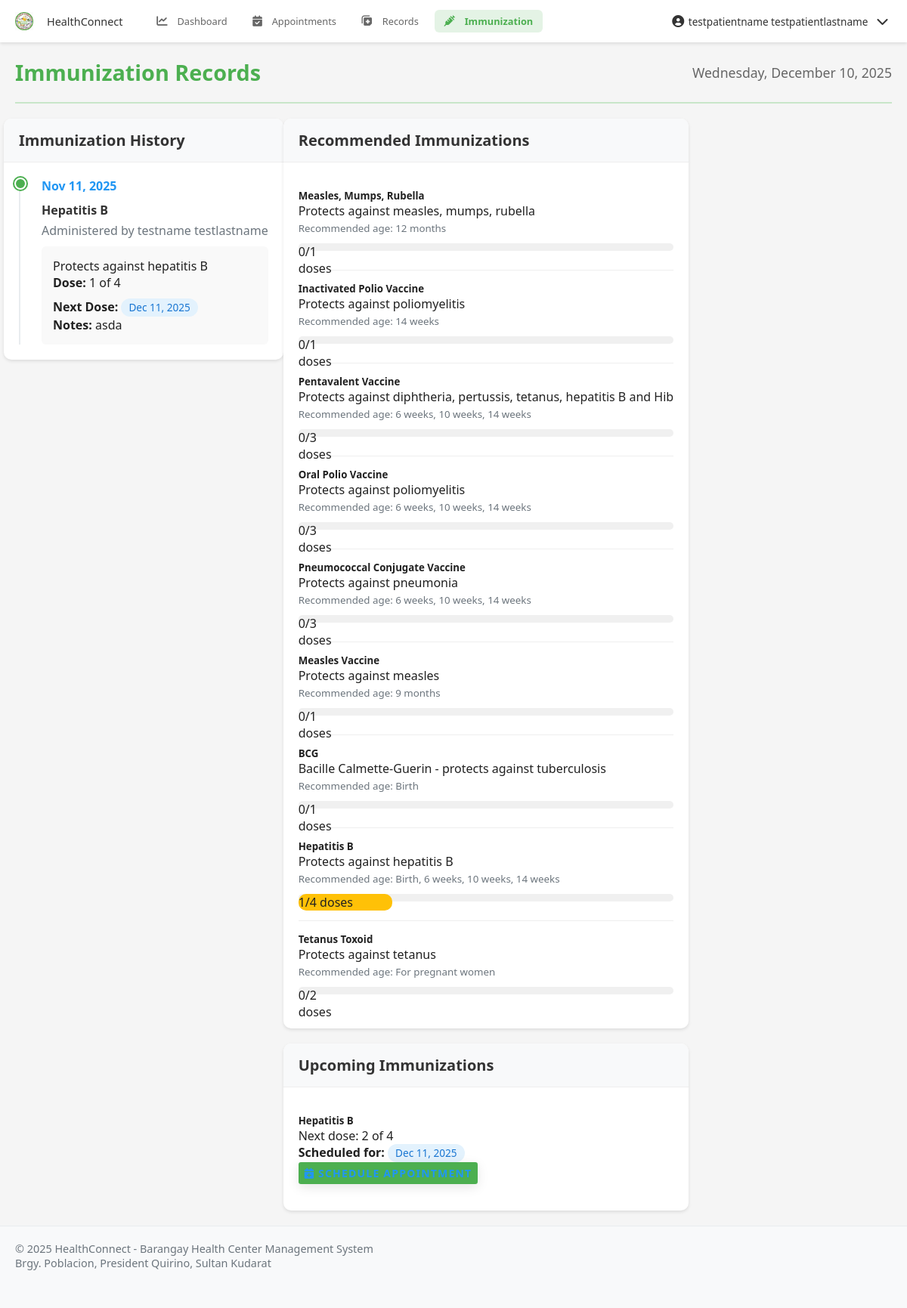
Screenshot of /pages/patient/immunization.php (signed in) with the database file from the repository.
### tables this page shows
CREATE TABLE `immunization_records` (
  `immunization_record_id` int(11) NOT NULL,
  `patient_id` int(11) DEFAULT NULL,
  `immunization_type_id` int(11) DEFAULT NULL,
  `health_worker_id` int(11) DEFAULT NULL,
  `dose_number` int(11) DEFAULT NULL,
  `date_administered` date DEFAULT NULL,
  `next_schedule_date` date DEFAULT NULL,
  `notes` text DEFAULT NULL,
  `created_at` timestamp NOT NULL DEFAULT current_timestamp(),
  `updated_at` timestamp NOT NULL DEFAULT current_timestamp() ON UPDATE current_timestamp()
);

CREATE TABLE `immunization_types` (
  `immunization_type_id` int(11) NOT NULL,
  `name` varchar(100) NOT NULL,
  `description` text DEFAULT NULL,
  `recommended_age` varchar(100) DEFAULT NULL,
  `dose_count` int(11) DEFAULT 1,
  `created_at` timestamp NOT NULL DEFAULT current_timestamp()
);

### pages/patient/immunization.php (the view, shortened to what this page needs)
<?php
try {
    $database = new Database();
    $conn = $database->getConnection();
    $query = "SELECT patient_id FROM patients WHERE user_id = :user_id";
    $stmt = $conn->prepare($query);
    $stmt->execute([':user_id' => $_SESSION['user_id']]);
    $patient = $stmt->fetch(PDO::FETCH_ASSOC);
    $patient_id = $patient['patient_id'];
    $query = "SELECT ir.*,
              it.name as immunization_name,
              it.description as immunization_description,
              it.recommended_age,
              it.dose_count,
              CONCAT(hw_u.first_name, ' ', hw_u.last_name) as health_worker_name
              FROM immunization_records ir
              JOIN immunization_types it ON ir.immunization_type_id = it.immunization_type_id
              JOIN health_workers hw ON ir.health_worker_id = hw.health_worker_id
              JOIN users hw_u ON hw.user_id = hw_u.user_id
              WHERE ir.patient_id = :patient_id
              ORDER BY ir.date_administered DESC";
    $stmt = $conn->prepare($query);
    $stmt->execute([':patient_id' => $patient_id]);
    $immunization_records = $stmt->fetchAll(PDO::FETCH_ASSOC);
    $query = "SELECT it.*,
              (SELECT COUNT(*) FROM immunization_records ir
               WHERE ir.immunization_type_id = it.immunization_type_id
               AND ir.patient_id = :patient_id) as doses_received,
              (SELECT MAX(next_schedule_date) FROM immunization_records ir
               WHERE ir.immunization_type_id = it.immunization_type_id
               AND ir.patient_id = :patient_id) as next_schedule_date
              FROM immunization_types it
              WHERE 1=1
              ORDER BY it.recommended_age ASC";
    $stmt = $conn->prepare($query);
    $stmt->execute([':patient_id' => $patient_id]);
    $recommended_immunizations = $stmt->fetchAll(PDO::FETCH_ASSOC);
} catch (PDOException $e) {
    error_log("Error fetching immunization data: " . $e->getMessage());
    $immunization_records = [];
    $recommended_immunizations = [];
} catch (Exception $e) {
    error_log("Error: " . $e->getMessage());
    header('Location: /connect/pages/login.php');
    exit();
}
?>
<!DOCTYPE html>
<html lang="en">
<head>
    <?php include __DIR__ . '/../../includes/header_links.php'; ?>
</head>
<body>
    <?php include __DIR__ . '/../../includes/navbar.php'; ?>
    <div class="container">
        <div class="page-header">
            <h1>Immunization Records</h1>
            <div class="date-display">
                <?php echo date('l, F j, Y'); ?>
            </div>
        </div>
        <div class="row">
            <div class="col-md-8">
                <div class="card">
                    <div class="card-header">
                        <h3>Immunization History</h3>
                    </div>
                    <div class="card-body">
                        <?php if (empty($immunization_records)): ?>
                        <div class="text-center py-4">
                            <i class="fas fa-syringe fa-3x text-muted mb-3"></i>
                            <p class="text-muted">No immunization records found.</p>
                        </div>
                        <?php else: ?>
                        <div class="timeline">
                            <?php foreach ($immunization_records as $record): ?>
                            <div class="timeline-item">
                                <div class="timeline-date">
                                    <?php echo date('M d, Y', strtotime($record['date_administered'])); ?>
                                </div>
                                <div class="timeline-content">
                                    <h4><?php echo htmlspecialchars($record['immunization_name']); ?></h4>
                                    <p class="text-muted">
                                        Administered by <?php echo htmlspecialchars($record['health_worker_name']); ?>
                                    </p>
                                    <div class="vaccine-details">
                                        <p class="description">
                                            <?php echo htmlspecialchars($record['immunization_description']); ?>
                                        </p>
                                        <p>
                                            <strong>Dose:</strong> <?php echo $record['dose_number']; ?> of <?php echo $record['dose_count']; ?>
                                        </p>
                                        <?php if (!empty($record['next_schedule_date'])): ?>
                                        <p class="next-schedule">
                                            <strong>Next Dose:</strong>
                                            <span class="badge <?php echo strtotime($record['next_schedule_date']) < time() ? 'badge-danger' : 'badge-info'; ?>">
                                                <?php echo date('M d, Y', strtotime($record['next_schedule_date'])); ?>
                                            </span>
                                        </p>
                                        <?php endif; ?>
                                        <?php if (!empty($record['notes'])): ?>
                                        <p class="notes">
                                            <strong>Notes:</strong> <?php echo htmlspecialchars($record['notes']); ?>
                                        </p>
                                        <?php endif; ?>
                                    </div>
                                </div>
                            </div>
                            <?php endforeach; ?>
                        </div>
                        <?php endif; ?>
                    </div>
                </div>
            </div>
            <div class="col-md-4">
                <div class="card">
                    <div class="card-header">
                        <h3>Recommended Immunizations</h3>
                    </div>
                    <div class="card-body">
                        <?php if (empty($recommended_immunizations)): ?>
                        <div class="text-center py-4">
                            <i class="fas fa-check-circle fa-3x text-success mb-3"></i>
                            <p class="text-muted">No recommended immunizations found.</p>
                        </div>
                        <?php else: ?>
                        <div class="list-group">
                            <?php foreach ($recommended_immunizations as $immunization): ?>
                            <div class="list-group-item">
                                <h5 class="mb-1"><?php echo htmlspecialchars($immunization['name']); ?></h5>
                                <p class="mb-1"><?php echo htmlspecialchars($immunization['description']); ?></p>
                                <div class="vaccine-status">
                                    <small class="text-muted">
                                        Recommended age: <?php echo htmlspecialchars($immunization['recommended_age']); ?>
                                    </small>
                                    <div class="progress mt-2">
                                        <?php
                                        $doses_received = (int)$immunization['doses_received'];
                                        $doses_required = (int)$immunization['dose_count'];
                                        $progress = ($doses_required > 0) ? ($doses_received / $doses_required) * 100 : 0;
                                        ?>
                                        <div class="progress-bar <?php echo $progress >= 100 ? 'bg-success' : 'bg-warning'; ?>"
                                             role="progressbar" style="width: <?php echo $progress; ?>%">
                                            <?php echo $doses_received; ?>/<?php echo $doses_required; ?> doses
                                        </div>
                                    </div>
                                </div>
                            </div>
                            <?php endforeach; ?>
                        </div>
                        <?php endif; ?>
                    </div>
                </div>
                <div class="card mt-4">
                    <div class="card-header">
                        <h3>Upcoming Immunizations</h3>
                    </div>
                    <div class="card-body">
                        <div class="list-group">
                            <?php
                            $upcoming_immunizations = array_filter($recommended_immunizations, function($immunization) {
                                return !empty($immunization['next_schedule_date']) &&
                                       (int)$immunization['doses_received'] < (int)$immunization['dose_count'];
                            });
                            usort($upcoming_immunizations, function($a, $b) {
                                if (empty($a['next_schedule_date'])) return 1;
                                if (empty($b['next_schedule_date'])) return -1;
                                return strtotime($a['next_schedule_date']) - strtotime($b['next_schedule_date']);
                            });
                            if (empty($upcoming_immunizations)):
                            ?>
                            <div class="text-center py-4">
                                <i class="fas fa-calendar-check fa-3x text-success mb-3"></i>
                                <p class="text-muted">No upcoming immunizations scheduled.</p>
                            </div>
                            <?php else: ?>
                                <?php foreach ($upcoming_immunizations as $immunization): ?>
                                <div class="list-group-item">
                                    <h5 class="mb-1"><?php echo htmlspecialchars($immunization['name']); ?></h5>
                                    <p class="mb-1">
                                        Next dose: <?php echo (int)$immunization['doses_received'] + 1; ?> of <?php echo $immunization['dose_count']; ?>
                                    </p>
                                    <p class="mb-1">
                                        <strong>Scheduled for:</strong>
                                        <span class="badge <?php echo strtotime($immunization['next_schedule_date']) < time() ? 'badge-danger' : 'badge-info'; ?>">
                                            <?php echo date('M d, Y', strtotime($immunization['next_schedule_date'])); ?>
                                        </span>
                                    </p>
                                    <small class="text-muted">
                                        <a href="../health_worker/appointments.php" class="btn btn-sm btn-outline-primary mt-2">
                                            <i class="fas fa-calendar-plus"></i> Schedule Appointment
                                        </a>
                                    </small>
                                </div>
                                <?php endforeach; ?>
                            <?php endif; ?>
                        </div>
                    </div>
                </div>
            </div>
        </div>
    </div>
    <?php include __DIR__ . '/../../includes/footer.php'; ?>
</body>
</html>

### assets/css/style.css (style rules this page uses)
:root { --primary-color: #4CAF50; --primary-dark: #388E3C; --primary-light: #C8E6C9; --accent-color: #FF5722; --text-primary: #212121; --text-secondary: #757575; --divider-color: #BDBDBD; --background-color: #F5F5F5; --white: #FFFFFF; --error: #F44336; --warning: #FFC107; --info: #2196F3; --success: #4CAF50; }
* { margin: 0; padding: 0; box-sizing: border-box; font-family: 'Poppins', 'Segoe UI', Arial, sans-serif; }
html, body { height: 100%; background-color: var(--background-color); color: var(--text-primary); font-size: 16px; overflow-x: hidden; }
a { color: var(--primary-dark); text-decoration: none; transition: color 0.3s ease; }
.container { width: 100%; max-width: 1200px; margin: 0 auto; padding: 0 20px; }
.btn { display: inline-block; padding: 14px 28px; background-color: var(--primary-color); color: var(--white); border-radius: 30px; font-weight: 600; text-transform: uppercase; letter-spacing: 1.2px; transition: all 0.3s ease; cursor: pointer; border: none; box-shadow: 0 4px 15px rgba(0,0,0,0.1); }
.btn-sm { padding: 8px 16px; font-size: 0.9rem; }
.date-display { color: var(--text-secondary); font-size: 1.1rem; font-weight: 500; }
.page-header { display: flex; justify-content: space-between; align-items: center; margin-bottom: 30px; padding: 20px 0; border-bottom: 2px solid var(--primary-light); }
.page-header h1 { color: var(--primary-color); margin: 0; font-size: 1.8rem; }
.card { background-color: #fff; border-radius: 8px; box-shadow: 0 2px 10px rgba(0, 0, 0, 0.1); margin-bottom: 30px; overflow: hidden; }
.card-header { background-color: #f8f9fa; padding: 15px 20px; border-bottom: 1px solid #e9ecef; }
.card-body { padding: 20px; }
.row { display: flex; flex-wrap: wrap; margin-right: -15px; margin-left: -15px; }
.badge { display: inline-block; padding: 0.25em 0.6em; font-size: 0.85em; font-weight: 700; line-height: 1; text-align: center; white-space: nowrap; vertical-align: baseline; border-radius: 0.25rem; }
.text-muted { color: #6c757d !important; }
.btn-sm { padding: 0.25rem 0.5rem; font-size: 0.875rem; line-height: 1.5; border-radius: 0.2rem; }
body { padding-top: 60px; padding-bottom: 70px; }

### pages/patient/immunization.php (style rules this page uses)
.page-header { display: flex; justify-content: space-between; align-items: center; margin-bottom: 20px; }
.page-header h1 { margin: 0; }
.date-display { color: #666; font-size: 1.1em; }
.card { background: #fff; border-radius: 10px; box-shadow: 0 2px 4px rgba(0,0,0,0.1); margin-bottom: 20px; border: none; transition: transform 0.2s; }
.card-header { background-color: #f8f9fa; border-bottom: 1px solid #eee; padding: 15px 20px; border-radius: 10px 10px 0 0; font-weight: 500; }
.card-header h3 { margin: 0; font-size: 1.25rem; color: #333; }
.card-body { padding: 20px; }
.timeline { position: relative; padding-left: 30px; }
.timeline:before { content: ''; position: absolute; left: 0; top: 0; height: 100%; width: 2px; background: #e9ecef; }
.timeline-item { position: relative; margin-bottom: 25px; padding-bottom: 25px; border-bottom: 1px solid #f0f0f0; }
.timeline-item:last-child { margin-bottom: 0; padding-bottom: 0; border-bottom: none; }
.timeline-item:before { content: ''; position: absolute; left: -36px; top: 0; width: 12px; height: 12px; border-radius: 50%; background: #4CAF50; border: 2px solid #fff; box-shadow: 0 0 0 2px #4CAF50; }
.timeline-date { font-weight: 600; color: #2196F3; margin-bottom: 10px; }
.timeline-content h4 { margin-top: 0; margin-bottom: 5px; color: #333; }
.vaccine-details { background: #f9f9f9; padding: 15px; border-radius: 6px; margin-top: 10px; }
.next-schedule { margin-top: 10px; }
.badge { padding: 5px 10px; border-radius: 20px; font-weight: 500; font-size: 0.85rem; }
.badge-info { background-color: #e3f2fd; color: #1976d2; }
.list-group-item { border: none; border-bottom: 1px solid #eee; padding: 15px 0; }
.list-group-item:last-child { border-bottom: none; }
.progress { height: 10px; border-radius: 10px; background-color: #f0f0f0; margin: 10px 0; }
.progress-bar { border-radius: 10px; }
.bg-warning { background-color: #FFC107 !important; }
.text-muted { color: #6c757d !important; }
.btn-outline-primary { color: #2196F3; border-color: #2196F3; }
.btn-sm { padding: 0.25rem 0.5rem; font-size: 0.875rem; }

### includes/navbar.php (style rules this page uses)
body { padding-top: 48px; padding-bottom: 56px; }
@media (min-width: 769px) { body { padding-bottom: 0; } }
@media (min-width: 769px) { body { padding-top: 56px; } }

### rows the page displays
immunization_records: date_administered "Nov 11, 2025", immunization_type.name "Hepatitis B", health_worker_name "testname testlastname", immunization_type.description "Protects against hepatitis B", dose_number "1", immunization_type.dose_count "4", next_schedule_date "Dec 11, 2025", notes "asda"
immunization_types: name "Measles, Mumps, Rubella", description "Protects against measles, mumps, rubella", recommended_age "12 months", doses_received "0", dose_count "1"
immunization_types: name "Inactivated Polio Vaccine", description "Protects against poliomyelitis", recommended_age "14 weeks", doses_received "0", dose_count "1"
immunization_types: name "Pentavalent Vaccine", description "Protects against diphtheria, pertussis, tetanus, hepatitis B and Hib", recommended_age "6 weeks, 10 weeks, 14 weeks", doses_received "0", dose_count "3"
immunization_types: name "Oral Polio Vaccine", description "Protects against poliomyelitis", recommended_age "6 weeks, 10 weeks, 14 weeks", doses_received "0", dose_count "3"
immunization_types: name "Pneumococcal Conjugate Vaccine", description "Protects against pneumonia", recommended_age "6 weeks, 10 weeks, 14 weeks", doses_received "0", dose_count "3"
immunization_types: name "Measles Vaccine", description "Protects against measles", recommended_age "9 months", doses_received "0", dose_count "1"
immunization_types: name "BCG", description "Bacille Calmette-Guerin - protects against tuberculosis", recommended_age "Birth", doses_received "0", dose_count "1"
immunization_types: name "Hepatitis B", description "Protects against hepatitis B", recommended_age "Birth, 6 weeks, 10 weeks, 14 weeks", doses_received "1", dose_count "4", doses_received "2", next_schedule_date "Dec 11, 2025"
immunization_types: name "Tetanus Toxoid", description "Protects against tetanus", recommended_age "For pregnant women", doses_received "0", dose_count "2"

### other values shown
$_SESSION['name'] "testpatientname testpatientlastname"
